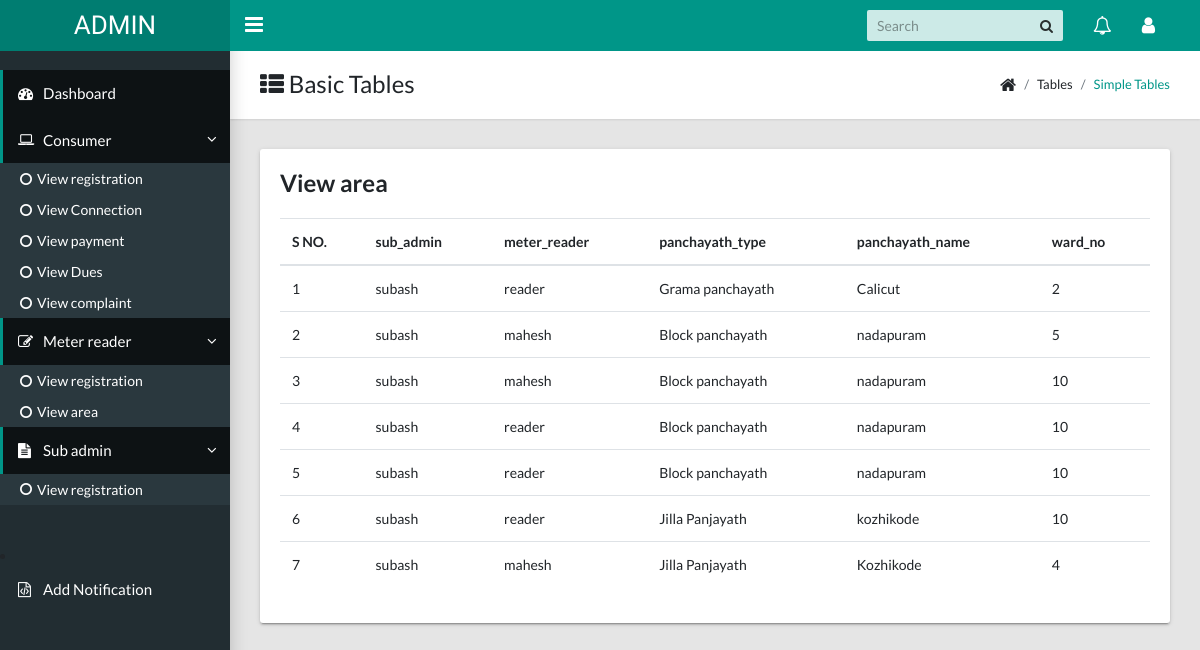
The page /View_area on the database its author committed.
### jalanidhiapp/models.py (models this page shows, shortened)
class panchayath_details(models.Model):
    sub_admin = models.ForeignKey(subadmin,on_delete=models.CASCADE)
    meter_reader = models.ForeignKey(meter_reader,on_delete=models.CASCADE)
    panchayath_type = models.CharField(max_length=20)
    panchayath_name = models.CharField(max_length=20)
    ward_no = models.IntegerField()
    panchayath_status = models.CharField(max_length=20)

class subadmin(models.Model):
    subadmin_name = models.CharField(max_length=20)
    subadmin_district = models.CharField(max_length=20)
    subadmin_city= models.CharField(max_length=20)
    subadmin_dob = models.CharField(max_length=20)
    subadmin_pincode =models.IntegerField()
    subadmin_phoneno= models.IntegerField()
    subadmin_email = models.CharField(max_length=20)
    subadmin_gender= models.CharField(max_length=20)
    subadmin_loginid = models.OneToOneField(Log,on_delete=models.CASCADE)
    role = models.CharField(max_length=20)
    status = models.CharField(max_length=20)
    def __str__(self):
        return self.subadmin_name

class meter_reader(models.Model):
    meter_reader_name = models.CharField(max_length=20)
    meter_reader_district = models.CharField(max_length=20)
    meter_reader_city= models.CharField(max_length=20)
    meter_reader_dob = models.CharField(max_length=20)
    meter_reader_destination = models.CharField(max_length=20)
    meter_reader_pincode = models.IntegerField()
    meter_reader_phoneno= models.IntegerField()
    meter_reader_email = models.CharField(max_length=20)
    meter_reader_gender= models.CharField(max_length=20)
    meter_reader_loginid = models.OneToOneField(Log,on_delete=models.CASCADE)
    role = models.CharField(max_length=20)
    status = models.CharField(max_length=20)
    def __str__(self):
        return self.meter_reader_name

### adminapp/views.py (the view)
# urls.py: path('View_area', views.View_area, name='View_area'),
def View_area(request):
    data=panchayath_details.objects.all()
    return render(request,'View_area.html',{"data":data})

### adminapp/templates/View_area.html (shortened to what this page needs)
<!DOCTYPE html>
<html lang="en">
  <head>
    <link rel="stylesheet" type="text/css" href="../static/css/main.css">
    <link rel="stylesheet" type="text/css" href="https://maxcdn.bootstrapcdn.com/font-awesome/4.7.0/css/font-awesome.min.css">
  </head>
  <body class="app sidebar-mini">
    <header class="app-header"><a class="app-header__logo" href="index.html">ADMIN</a>
      <a class="app-sidebar__toggle" href="#" aria-labelledby="sidebar" aria-label="Hide Sidebar"></a>
      <ul class="app-nav">
        <li class="app-search">
          <input class="app-search__input" type="search" placeholder="Search">
          <button class="app-search__button"><i class="fa fa-search"></i></button>
        </li>
        <li class="dropdown"><a class="app-nav__item" href="#" data-toggle="dropdown" aria-label="Show notifications"><i class="fa fa-bell-o fa-lg"></i></a>
        </li>
        <li class="dropdown"><a class="app-nav__item" href="#" data-toggle="dropdown" aria-label="Open Profile Menu"><i class="fa fa-user fa-lg"></i></a>
        </li>
      </ul>
    </header>
    <aside class="app-sidebar">
      <ul class="app-menu">
        <li><a class="app-menu__item active" href="{% url 'dashboard' %}"><i class="app-menu__icon fa fa-dashboard"></i><span class="app-menu__label">Dashboard</span></a></li>
        <li class="treeview is-expanded"><a class="app-menu__item" href="#" data-toggle="treeview"><i class="app-menu__icon fa fa-laptop"></i><span class="app-menu__label">Consumer</span><i class="treeview-indicator fa fa-angle-right"></i></a>
          <ul class="treeview-menu">
            <li><a class="treeview-item" href="{% url 'Consumer_registration' %}"><i class="icon fa fa-circle-o"></i> View registration</a></li>
            <li><a class="treeview-item" href="{% url 'View_connection' %}"><i class="icon fa fa-circle-o"></i> View Connection</a></li>
            <li><a class="treeview-item" href="{% url 'View_payment' %}"><i class="icon fa fa-circle-o"></i> View payment</a></li>
            <li><a class="treeview-item" href="{% url 'Due_report' %}"><i class="icon fa fa-circle-o"></i> View Dues</a></li>
            <li><a class="treeview-item" href="{% url 'View_complaint' %}"><i class="icon fa fa-circle-o"></i> View complaint</a></li>
          </ul>
        </li>
        <li class="treeview is-expanded"><a class="app-menu__item" href="#" data-toggle="treeview"><i class="app-menu__icon fa fa-edit"></i><span class="app-menu__label">Meter reader</span><i class="treeview-indicator fa fa-angle-right"></i></a>
          <ul class="treeview-menu">
            <li><a class="treeview-item" href="{% url 'Reader_registration' %}"><i class="icon fa fa-circle-o"></i> View registration</a></li>
            <li><a class="treeview-item" href="{% url 'View_area' %}"><i class="icon fa fa-circle-o"></i> View area</a></li>
          </ul>
        </li>
        <li class="treeview is-expanded"><a class="app-menu__item" href="#" data-toggle="treeview"><i class="app-menu__icon fa fa-file-text"></i><span class="app-menu__label">Sub admin</span><i class="treeview-indicator fa fa-angle-right"></i></a>
          <ul class="treeview-menu">
            <li><a class="treeview-item" href="{% url 'Sud_admin_registration' %}"><i class="icon fa fa-circle-o"></i> View registration</a></li>
          </ul>
        </li>
      </ul>
        <li><a class="app-menu__item" href="{% url 'Add_notification' %}"><i class="app-menu__icon fa fa-file-code-o"></i><span class="app-menu__label">Add Notification</span></a></li>
    </aside>
    <main class="app-content">
      <div class="app-title">
        <div>
          <h1><i class="fa fa-th-list"></i> Basic Tables</h1>
        </div>
        <ul class="app-breadcrumb breadcrumb">
          <li class="breadcrumb-item"><i class="fa fa-home fa-lg"></i></li>
          <li class="breadcrumb-item">Tables</li>
          <li class="breadcrumb-item active"><a href="#">Simple Tables</a></li>
        </ul>
      </div>
      <div class="row">
        <div class="col-md-12">
          <div class="tile">
            <h3 class="tile-title">View area</h3>
            <div class="table-responsive">
              <table class="table">
                <thead>
                  <tr>
                    <th>S NO.</th>
                    <th>sub_admin</th>
                    <th>meter_reader</th>
                    <th>panchayath_type</th>
                    <th>panchayath_name</th>
                    <th>ward_no</th>
                  </tr>
                </thead>
                <tbody>
                  {% for i in data %}
                  <tr>
                    <td>{{forloop.counter}}</td>
                    <td>{{i.sub_admin}}</td>
                    <td>{{i.meter_reader}}</td>
                    <td>{{i.panchayath_type}}</td>
                    <td>{{i.panchayath_name}}</td>
                    <td>{{i.ward_no}}</td>
                  </tr>
                  {% endfor %}
                </tbody>
              </table>
            </div>
          </div>
        </div>
      </div>
    </main>
  </body>
</html>

### rows shown on the page
panchayath_details: sub_admin "subash", meter_reader "reader", panchayath_type "Grama panchayath", panchayath_name "Calicut", ward_no "2"
panchayath_details: sub_admin "subash", meter_reader "mahesh", panchayath_type "Block panchayath", panchayath_name "nadapuram", ward_no "5"
panchayath_details: sub_admin "subash", meter_reader "mahesh", panchayath_type "Block panchayath", panchayath_name "nadapuram", ward_no "10"
panchayath_details: sub_admin "subash", meter_reader "reader", panchayath_type "Block panchayath", panchayath_name "nadapuram", ward_no "10"
panchayath_details: sub_admin "subash", meter_reader "reader", panchayath_type "Block panchayath", panchayath_name "nadapuram", ward_no "10"
panchayath_details: sub_admin "subash", meter_reader "reader", panchayath_type "Jilla Panjayath", panchayath_name "kozhikode", ward_no "10"
panchayath_details: sub_admin "subash", meter_reader "mahesh", panchayath_type "Jilla Panjayath", panchayath_name "Kozhikode", ward_no "4"
